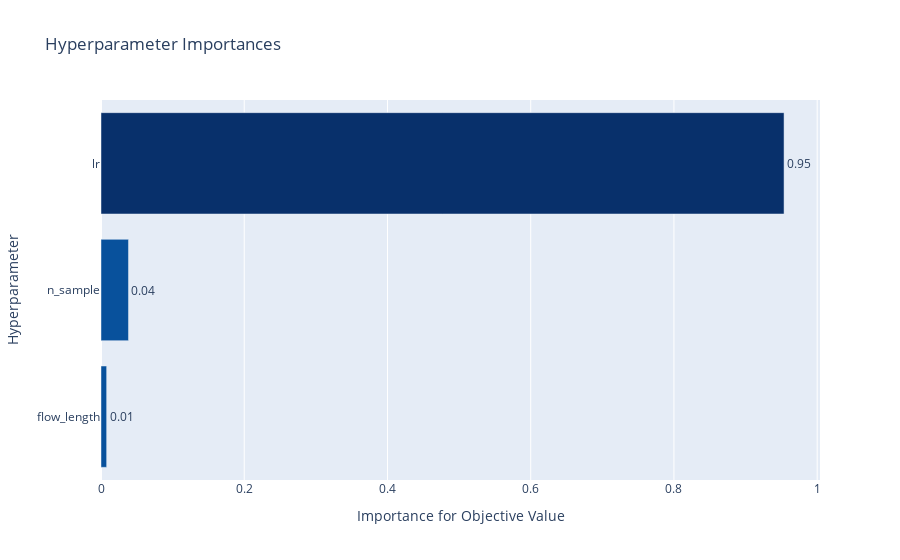

The code cell stored with this chart in its notebook:
### Code cell
optuna.visualization.plot_param_importances(study)

### Figure 1 — Plotly figure (JSON) as saved in the notebook; plotly's stock layout.template omitted (floating-point values rounded to 4 significant figures)
{"data": [{"cliponaxis": false, "hovertemplate": ["flow_length (IntUniformDistribution): 0.007884340457526912<extra></extra>", "n_sample (IntUniformDistribution): 0.03836906208548454<extra></extra>", "lr (LogUniformDistribution): 0.9537465974569885<extra></extra>"], "marker": {"color": ["rgb(8,81,156)", "rgb(8,81,156)", "rgb(8,48,107)"]}, "orientation": "h", "text": ["0.007884340457526912", "0.03836906208548454", "0.9537465974569885"], "textposition": "outside", "texttemplate": "%{text:.2f}", "type": "bar", "x": [0.007884, 0.03837, 0.9537], "y": ["flow_length", "n_sample", "lr"]}], "layout": {"showlegend": false, "title": {"text": "Hyperparameter Importances"}, "xaxis": {"title": {"text": "Importance for Objective Value"}}, "yaxis": {"title": {"text": "Hyperparameter"}}}}
